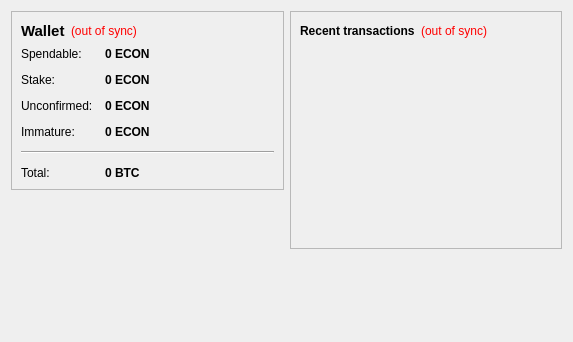
<?xml version="1.0" encoding="UTF-8"?>
<ui version="4.0">
 <class>OverviewPage</class>
 <widget class="QWidget" name="OverviewPage">
  <property name="geometry">
   <rect>
    <x>0</x>
    <y>0</y>
    <width>573</width>
    <height>342</height>
   </rect>
  </property>
  <property name="windowTitle">
   <string>Form</string>
  </property>
  <layout class="QHBoxLayout" name="horizontalLayout" stretch="1,1">
   <item>
    <layout class="QVBoxLayout" name="verticalLayout_2">
     <item>
      <widget class="QFrame" name="frame">
       <property name="frameShape">
        <enum>QFrame::StyledPanel</enum>
       </property>
       <property name="frameShadow">
        <enum>QFrame::Raised</enum>
       </property>
       <layout class="QVBoxLayout" name="verticalLayout_4">
        <item>
         <layout class="QHBoxLayout" name="horizontalLayout_4">
          <item>
           <widget class="QLabel" name="label_5">
            <property name="font">
             <font>
              <pointsize>11</pointsize>
              <weight>75</weight>
              <bold>true</bold>
             </font>
            </property>
            <property name="text">
             <string>Wallet</string>
            </property>
           </widget>
          </item>
          <item>
           <widget class="QLabel" name="labelWalletStatus">
            <property name="toolTip">
             <string>The displayed information may be out of date. Your wallet automatically synchronizes with the economicalcoin network after a connection is established, but this process has not completed yet.</string>
            </property>
            <property name="styleSheet">
             <string notr="true">QLabel { color: red; }</string>
            </property>
            <property name="text">
             <string notr="true">(out of sync)</string>
            </property>
            <property name="alignment">
             <set>Qt::AlignLeading|Qt::AlignLeft|Qt::AlignVCenter</set>
            </property>
           </widget>
          </item>
          <item>
           <spacer name="horizontalSpacer_2">
            <property name="orientation">
             <enum>Qt::Horizontal</enum>
            </property>
            <property name="sizeHint" stdset="0">
             <size>
              <width>40</width>
              <height>20</height>
             </size>
            </property>
           </spacer>
          </item>
         </layout>
        </item>
        <item>
         <layout class="QFormLayout" name="formLayout_2">
          <property name="fieldGrowthPolicy">
           <enum>QFormLayout::AllNonFixedFieldsGrow</enum>
          </property>
          <property name="horizontalSpacing">
           <number>12</number>
          </property>
          <property name="verticalSpacing">
           <number>12</number>
          </property>
          <item row="0" column="0">
           <widget class="QLabel" name="label">
            <property name="text">
             <string>Spendable:</string>
            </property>
           </widget>
          </item>
          <item row="0" column="1">
           <widget class="QLabel" name="labelBalance">
            <property name="font">
             <font>
              <weight>75</weight>
              <bold>true</bold>
             </font>
            </property>
            <property name="cursor">
             <cursorShape>IBeamCursor</cursorShape>
            </property>
            <property name="toolTip">
             <string>Your current spendable balance</string>
            </property>
            <property name="text">
             <string notr="true">0 ECON</string>
            </property>
            <property name="textInteractionFlags">
             <set>Qt::LinksAccessibleByMouse|Qt::TextSelectableByKeyboard|Qt::TextSelectableByMouse</set>
            </property>
           </widget>
          </item>
          <item row="1" column="0">
           <widget class="QLabel" name="label_6">
            <property name="text">
             <string>Stake:</string>
            </property>
           </widget>
          </item>
          <item row="1" column="1">
           <widget class="QLabel" name="labelStake">
            <property name="font">
             <font>
              <weight>75</weight>
              <bold>true</bold>
             </font>
            </property>
            <property name="cursor">
             <cursorShape>IBeamCursor</cursorShape>
            </property>
            <property name="toolTip">
             <string>Total of coins that was staked, and do not yet count toward the current balance</string>
            </property>
            <property name="text">
             <string notr="true">0 ECON</string>
            </property>
            <property name="textInteractionFlags">
             <set>Qt::LinksAccessibleByMouse|Qt::TextSelectableByKeyboard|Qt::TextSelectableByMouse</set>
            </property>
           </widget>
          </item>
          <item row="2" column="0">
           <widget class="QLabel" name="label_3">
            <property name="text">
             <string>Unconfirmed:</string>
            </property>
           </widget>
          </item>
          <item row="2" column="1">
           <widget class="QLabel" name="labelUnconfirmed">
            <property name="font">
             <font>
              <weight>75</weight>
              <bold>true</bold>
             </font>
            </property>
            <property name="cursor">
             <cursorShape>IBeamCursor</cursorShape>
            </property>
            <property name="toolTip">
             <string>Total of transactions that have yet to be confirmed, and do not yet count toward the current balance</string>
            </property>
            <property name="text">
             <string notr="true">0 ECON</string>
            </property>
            <property name="textInteractionFlags">
             <set>Qt::LinksAccessibleByMouse|Qt::TextSelectableByKeyboard|Qt::TextSelectableByMouse</set>
            </property>
           </widget>
          </item>
          <item row="3" column="0">
           <widget class="QLabel" name="labelImmatureText">
            <property name="text">
             <string>Immature:</string>
            </property>
           </widget>
          </item>
          <item row="3" column="1">
           <widget class="QLabel" name="labelImmature">
            <property name="font">
             <font>
              <weight>75</weight>
              <bold>true</bold>
             </font>
            </property>
            <property name="toolTip">
             <string>Mined balance that has not yet matured</string>
            </property>
            <property name="text">
             <string notr="true">0 ECON</string>
            </property>
            <property name="textInteractionFlags">
             <set>Qt::LinksAccessibleByMouse|Qt::TextSelectableByKeyboard|Qt::TextSelectableByMouse</set>
            </property>
           </widget>
          </item>
          <item row="4" column="0" colspan="2">
           <widget class="Line" name="line">
            <property name="orientation">
             <enum>Qt::Horizontal</enum>
            </property>
           </widget>
          </item>
          <item row="5" column="0">
           <widget class="QLabel" name="labelTotalText">
            <property name="text">
             <string>Total:</string>
            </property>
           </widget>
          </item>
          <item row="5" column="1">
           <widget class="QLabel" name="labelTotal">
            <property name="font">
             <font>
              <weight>75</weight>
              <bold>true</bold>
             </font>
            </property>
            <property name="cursor">
             <cursorShape>IBeamCursor</cursorShape>
            </property>
            <property name="toolTip">
             <string>Your current total balance</string>
            </property>
            <property name="text">
             <string notr="true">0 BTC</string>
            </property>
            <property name="textInteractionFlags">
             <set>Qt::LinksAccessibleByMouse|Qt::TextSelectableByKeyboard|Qt::TextSelectableByMouse</set>
            </property>
           </widget>
          </item>
         </layout>
        </item>
       </layout>
      </widget>
     </item>
     <item>
      <spacer name="verticalSpacer">
       <property name="orientation">
        <enum>Qt::Vertical</enum>
       </property>
       <property name="sizeHint" stdset="0">
        <size>
         <width>20</width>
         <height>40</height>
        </size>
       </property>
      </spacer>
     </item>
    </layout>
   </item>
   <item>
    <layout class="QVBoxLayout" name="verticalLayout_3">
     <item>
      <widget class="QFrame" name="frame_2">
       <property name="frameShape">
        <enum>QFrame::StyledPanel</enum>
       </property>
       <property name="frameShadow">
        <enum>QFrame::Raised</enum>
       </property>
       <layout class="QVBoxLayout" name="verticalLayout">
        <item>
         <layout class="QHBoxLayout" name="horizontalLayout_2">
          <item>
           <widget class="QLabel" name="label_4">
            <property name="text">
             <string>&lt;b&gt;Recent transactions&lt;/b&gt;</string>
            </property>
           </widget>
          </item>
          <item>
           <widget class="QLabel" name="labelTransactionsStatus">
            <property name="toolTip">
             <string>The displayed information may be out of date. Your wallet automatically synchronizes with the economicalcoin network after a connection is established, but this process has not completed yet.</string>
            </property>
            <property name="styleSheet">
             <string notr="true">QLabel { color: red; }</string>
            </property>
            <property name="text">
             <string notr="true">(out of sync)</string>
            </property>
            <property name="alignment">
             <set>Qt::AlignRight|Qt::AlignTrailing|Qt::AlignVCenter</set>
            </property>
           </widget>
          </item>
          <item>
           <spacer name="horizontalSpacer">
            <property name="orientation">
             <enum>Qt::Horizontal</enum>
            </property>
            <property name="sizeHint" stdset="0">
             <size>
              <width>40</width>
              <height>20</height>
             </size>
            </property>
           </spacer>
          </item>
         </layout>
        </item>
        <item>
         <widget class="QListView" name="listTransactions">
          <property name="styleSheet">
           <string notr="true">QListView { background: transparent; }</string>
          </property>
          <property name="frameShape">
           <enum>QFrame::NoFrame</enum>
          </property>
          <property name="verticalScrollBarPolicy">
           <enum>Qt::ScrollBarAlwaysOff</enum>
          </property>
          <property name="horizontalScrollBarPolicy">
           <enum>Qt::ScrollBarAlwaysOff</enum>
          </property>
          <property name="selectionMode">
           <enum>QAbstractItemView::NoSelection</enum>
          </property>
         </widget>
        </item>
       </layout>
      </widget>
     </item>
     <item>
      <spacer name="verticalSpacer_2">
       <property name="orientation">
        <enum>Qt::Vertical</enum>
       </property>
       <property name="sizeHint" stdset="0">
        <size>
         <width>20</width>
         <height>40</height>
        </size>
       </property>
      </spacer>
     </item>
    </layout>
   </item>
  </layout>
 </widget>
 <resources/>
 <connections/>
</ui>
